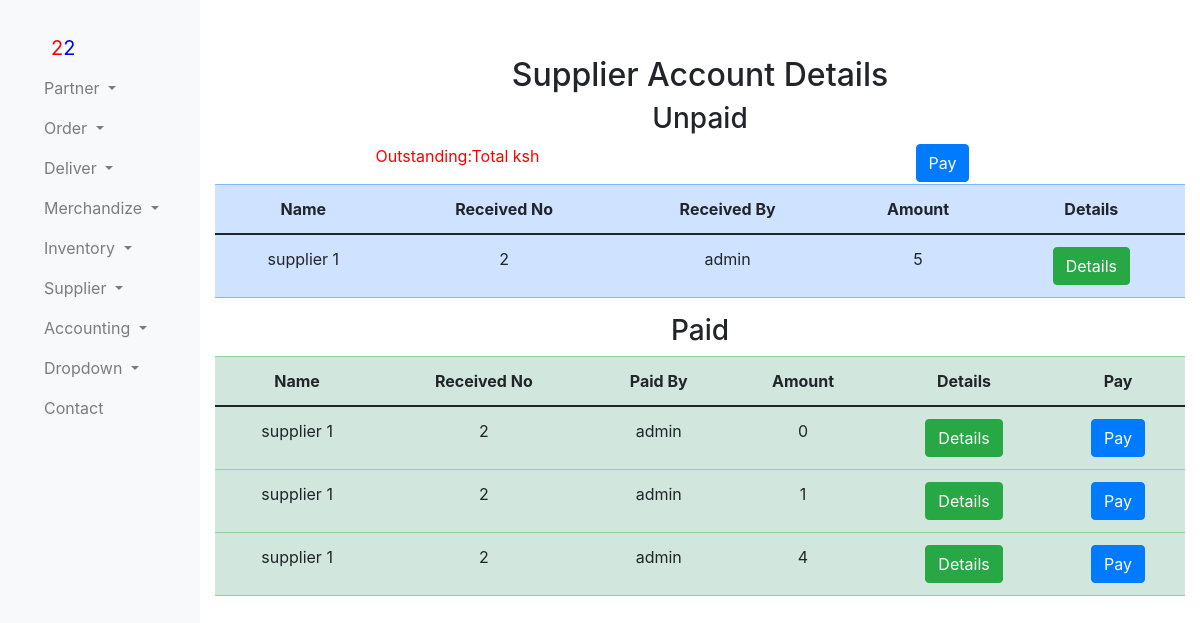
/accounting/supplierAccountDetail/1, run on the app's committed database.
### accounting/models.py (models this page shows)
class SupplierInvoice(models.Model):
    supplier = models.ForeignKey(SupplierDetailModel,on_delete=models.SET_DEFAULT,default=1)
    receivedcategory = models.ForeignKey(ReceiveGoodsCategoryModel,on_delete=models.SET_DEFAULT,default=1)
    receivedby =  models.ForeignKey(settings.AUTH_USER_MODEL, on_delete=models.CASCADE)
    amount = models.IntegerField()

class SupplierDebit(models.Model):
    supplier  = models.ForeignKey(SupplierDetailModel,on_delete=models.SET_DEFAULT,default=1)
    receivedcategory = models.ForeignKey(ReceiveGoodsCategoryModel,on_delete=models.SET_DEFAULT,default=1)
    paidby =  models.ForeignKey(settings.AUTH_USER_MODEL, on_delete=models.CASCADE)
    bulkpayment = models.ForeignKey(SupplierBulkDebit,on_delete=models.SET_DEFAULT,default=1)
    amount = models.IntegerField()

### supplier/models.py (models this page shows, shortened)
class SupplierDetailModel(models.Model):
    supplier_name = models.CharField(max_length=255)
    supplier_email_address = models.CharField(max_length=255)
    supplier_phone_number = models.CharField(max_length=255)
    supplier_kra_pin = models.CharField(max_length=255)
    supplier_bank_1 = models.CharField(max_length=255)
    supplier_bank_1_number = models.CharField(max_length=255)
    supplier_bank_2 = models.CharField(max_length=255)
    supplier_bank_2_number = models.CharField(max_length=255)

### product/models.py (models this page shows)
class ReceiveGoodsCategoryModel(models.Model):
    supplier = models.ForeignKey(SupplierDetailModel,on_delete=models.SET_DEFAULT,default=1)
    receivedBY = models.ForeignKey(settings.AUTH_USER_MODEL, on_delete=models.CASCADE)
    total = models.IntegerField()

### accounting/views.py (the view)
def supplierAcountDetailView(request,id):
    supplierId= request.GET.get('supplier_id')
    supplierInvoices=SupplierInvoice.objects.filter(supplier=id)
    supplierDebit = SupplierDebit.objects.filter(supplier=id)
    specificsupplier= SupplierDetailModel.objects.get(pk=id)
    if supplierId is not None:
        url = reverse('supplierAccountDebit_url', args=[supplierId])
        return redirect(url)
    return render(request,'supplierAccountDetail.html',{
                                                        "supplierInvoices":supplierInvoices,
                                                        "supplierDebit":supplierDebit,
                                                        "specificsupplier":specificsupplier
                                                        })

### accounting/templates/supplierAccountDetail.html
{%extends 'partnerBase.html'%}
{%block content%}
    <h2 style="text-align: center;">Supplier Account Details</h2>
      <div class="container text-center">
        <div class="row align-items-start">
          <div class="col">
            <h3>Unpaid</h3>
            <div class="container text-center">
                <div class="row align-items-start">
                  <div class="col">
                    <p style="color: Red;">Outstanding:Total ksh </p>
                  </div>
                  <div class="col">
                    <a href="?supplier_id={{specificsupplier.id}}" type="button" class="btn btn-primary">Pay</a>
                  </div>
                </div>
              </div>
    <div>
        <table class="table table-primary">
          <thead>
            <tr>
              <th scope="col">Name</th>
              <th scope="col">Received No</th>
              <th scope="col">Received By</th>
              <th scope="col">Amount</th>
              <th scope="col">Details</th>
            </tr>
          </thead>
          <tbody>
            {% for sup  in  supplierInvoices%}
            <tr>
              <td scope="row">{{sup.supplier.supplier_name  }}</td>
              <td scope="row">{{sup.receivedcategory.id}}</td>
              <td scope="row">{{sup.receivedby}}</td>
              <td scope="row">{{sup.amount}}</td>
              <td><a href="?supplier_number={{ sup.supplier.id }}" type="button" class="btn btn-success">Details</a></td>
            </tr>
            {% empty %}
            <tr><td colspan="5">Currently no Data Available</td></tr>
            {%endfor%}
          </tbody>
        </table>
      </div>
          </div>
          <div class="col">
            <h3>Paid</h3>
    <div>
        <table class="table table-success">
          <thead>
            <tr>
              <th scope="col">Name</th>
              <th scope="col">Received No</th>
              <th scope="col">Paid By</th>
              <th scope="col">Amount</th>
              <th scope="col">Details</th>
              <th scope="col">Pay</th>
            </tr>
          </thead>
          <tbody>
            {% for sup  in  supplierDebit%}
            <tr>
              <td scope="row">{{sup.supplier.supplier_name  }}</td>
              <td scope="row">{{sup.receivedcategory.id}}</td>
              <td scope="row">{{sup.paidby}}</td>
              <td scope="row">{{sup.amount}}</td>
              <td><a href="?supplier_number={{ sup.supplier.id }}" type="button" class="btn btn-success">Details</a></td>
              <td><a href="?invoice_id={{ sup.id }}" type="button" class="btn btn-primary">Pay</a></td>
            </tr>
            {% empty %}
            <tr><td colspan="5">Currently no Data Available</td></tr>
            {%endfor%}
          </tbody>
        </table>
      </div>
          </div>
        </div>
      </div>
{%endblock%}

### partner/templates/PartnerBase.html (shortened to what this page needs)
<!doctype html>
<html lang="en">
<head>
  <link href="https://cdn.jsdelivr.net/npm/bootstrap@5.0.2/dist/css/bootstrap.min.css" rel="stylesheet">
</head>
<body>
  {% include 'sidenav.html' %}
  <div class="content">
    {% block content %}{% endblock %}
  </div>
</body>
</html>

### partner/templates/sidenav.html (shortened to what this page needs)
<div class="sidebar">
  <nav class="navbar navbar-expand-lg navbar-light bg-light">
    <div id="navbarNav">
      <ul class="navbar-nav flex-column">
        <li>
          <div class="container-fluid">
            <a class="navbar-brand" href="#">
              <span class="red-text">2</span><span class="blue-text">2</span>
            </a>
          </div>
        </li>
        <li class="nav-item dropdown">
          <a class="nav-link dropdown-toggle" href="#" id="navbarDropdown" role="button" data-toggle="dropdown"
            aria-haspopup="true" aria-expanded="false">
            Partner
          </a>
        </li>
        <li class="nav-item dropdown">
          <a class="nav-link dropdown-toggle" href="#" id="navbarDropdown" role="button" data-toggle="dropdown"
            aria-haspopup="true" aria-expanded="false">
            Order
          </a>
        </li>
        <li class="nav-item dropdown">
          <a class="nav-link dropdown-toggle" href="#" id="navbarDropdown" role="button" data-toggle="dropdown"
            aria-haspopup="true" aria-expanded="false">
            Deliver
          </a>
        </li>
        <li class="nav-item dropdown">
          <a class="nav-link dropdown-toggle" href="#" id="navbarDropdown" role="button" data-toggle="dropdown"
            aria-haspopup="true" aria-expanded="false">
            Merchandize
          </a>
        </li>
        <li class="nav-item dropdown">
          <a class="nav-link dropdown-toggle" href="#" id="navbarDropdown" role="button" data-toggle="dropdown"
            aria-haspopup="true" aria-expanded="false">
            Inventory
          </a>
        </li>
        <li class="nav-item dropdown">
          <a class="nav-link dropdown-toggle" href="#" id="navbarDropdown" role="button" data-toggle="dropdown"
            aria-haspopup="true" aria-expanded="false">
           Supplier
          </a>
          <li class="nav-item dropdown">
            <a class="nav-link dropdown-toggle" href="#" id="navbarDropdown" role="button" data-toggle="dropdown"
              aria-haspopup="true" aria-expanded="false">
              Accounting
            </a>
          </li>
        <li class="nav-item dropdown">
          <a class="nav-link dropdown-toggle" href="#" id="navbarDropdown" role="button" data-toggle="dropdown"
            aria-haspopup="true" aria-expanded="false">
            Dropdown
          </a>
        </li>
        <li class="nav-item">
          <a class="nav-link" href="#">Contact</a>
        </li>
      </ul>
    </div>
  </nav>
</div>
<link rel="stylesheet" href="https://stackpath.bootstrapcdn.com/bootstrap/4.5.2/css/bootstrap.min.css">

### partner/templates/PartnerBase.html (style rules this page uses)
.content { margin-top: 56px; margin-left: 200px; }

### partner/templates/sidenav.html (style rules this page uses)
.navbar-light .navbar-nav .nav-link { color: black; }
.sidebar { position: fixed; top: 0; left: 0; bottom: 0; width: 200px; background-color: #f8f9fa; padding: 20px; }
.red-text { color: red; }
.blue-text { color: blue; }

### data on the page
SupplierInvoice: supplier.supplier_name "supplier 1", receivedcategory.id "2", receivedby "admin", amount "5"
SupplierDebit: supplier.supplier_name "supplier 1", receivedcategory.id "2", paidby "admin", amount "0"
SupplierDebit: supplier.supplier_name "supplier 1", receivedcategory.id "2", paidby "admin", amount "1"
SupplierDebit: supplier.supplier_name "supplier 1", receivedcategory.id "2", paidby "admin", amount "4"
